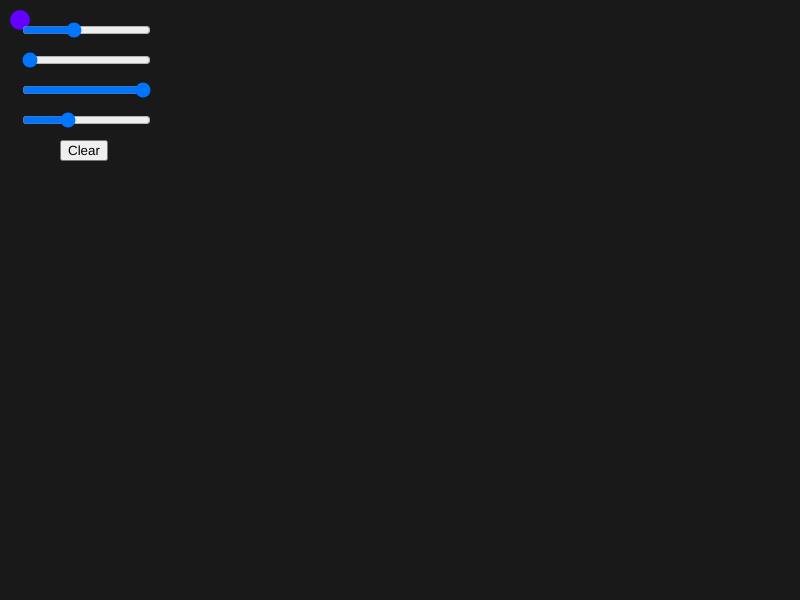
Frame 1 (no input)
Frame 60 (no input): identical to frame 1, image omitted
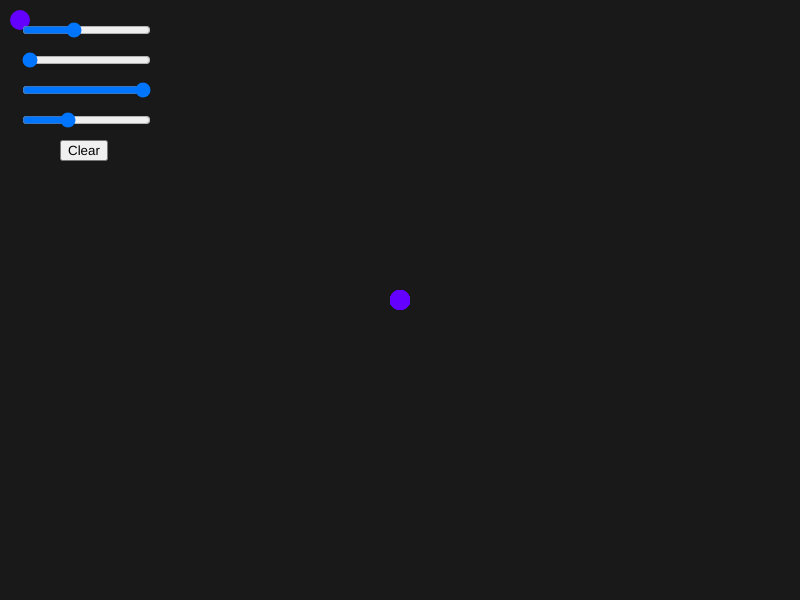
Frame 120 (the mouse pressed at the canvas centre since frame 60)

The p5.js sketch that drew these frames (run headless with seeded random() and noise() and a simulated clock; from frame 60 on, the mouse is pressed at the canvas centre):

// p5.js sketch
// ── sketch.js

var rSlider;
var gSlider;
var bSlider;
var sizeSlider;
var button;

function setup() {
	createCanvas(800, 600);
	background(25);
	rSlider = createSlider(0, 255, 100);
  	rSlider.position(20, 20);
  	gSlider = createSlider(0, 255, 0);
  	gSlider.position(20, 50);
  	bSlider = createSlider(0, 255, 255);
  	bSlider.position(20, 80);
  	sizeSlider = createSlider(5, 50, 20);
  	sizeSlider.position(20, 110);
  	button = createButton('Clear');
  	button.position(60, 140);
  	button.mousePressed(clearBoard);
	frameRate(120);
}
function draw() {
	var r = rSlider.value();
  	var g = gSlider.value();
  	var b = bSlider.value();
  	var size = sizeSlider.value();
  	noStroke();
  	fill(25);
  	rect(0, 0,size*2, size*2);
  	fill(r, g, b);
	ellipse(0+size,0+size, size, size);
	if(mouseIsPressed)
		ellipse(mouseX, mouseY, size, size);
}

function clearBoard(){
	background(25);
}
